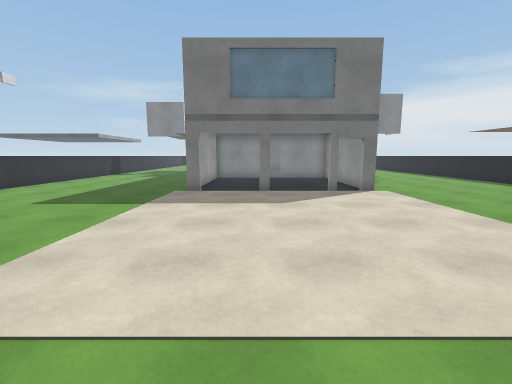
View 1 (above)

24 first-person views from a walk through a scene from a Unity 3-D project. The camera is 1.4 m above the floor, tilts 8° down and sees 90° across. The floor is counted in squares, 1 m on a side. Each view is taken from the middle of a square. On the plan, view 1 faces up. The plan holds only what a view shows up to about 13 squares ahead; the rest is blank. The place goes on beyond the plan. The player is left out. Surface patterns are stand-ins for the level's own textures.

View 2
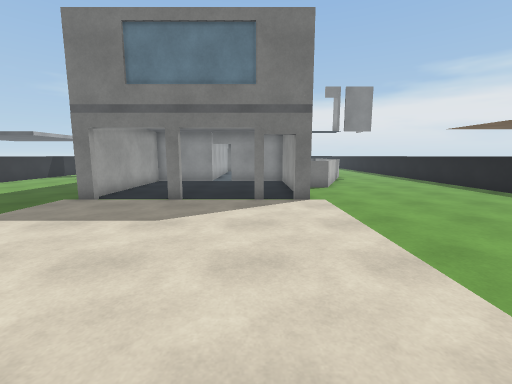

View 3
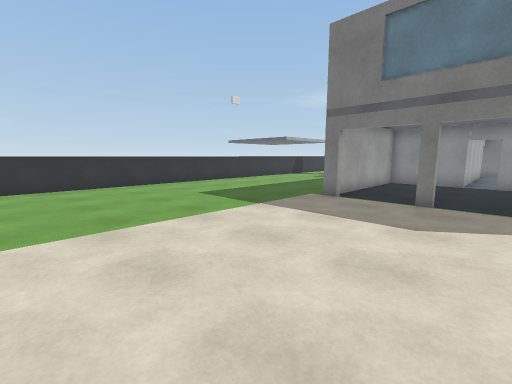

View 4
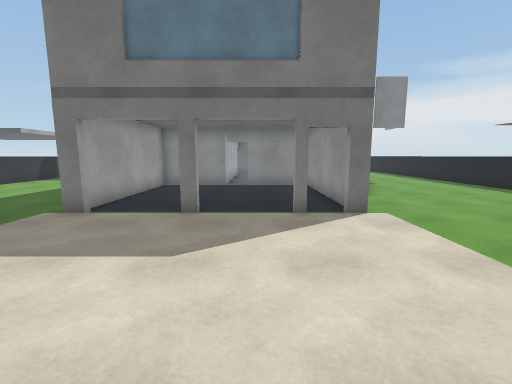

View 5
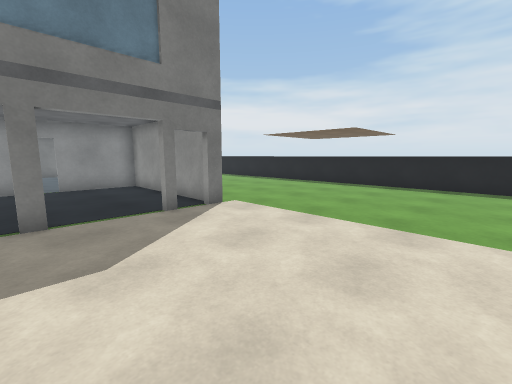

View 6
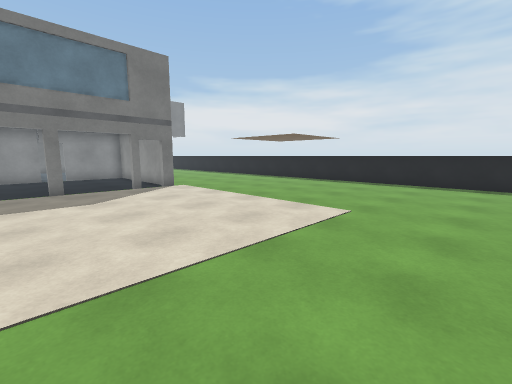

View 7
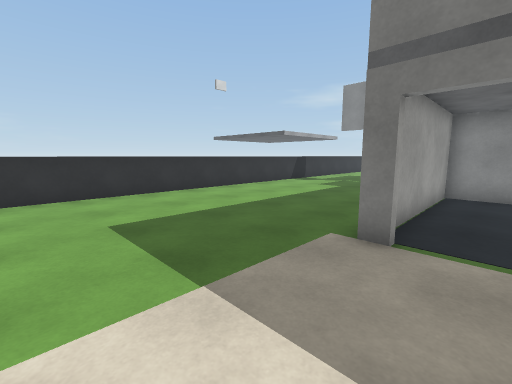

View 8
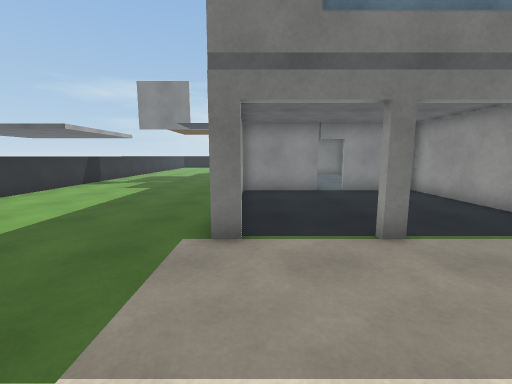

View 9
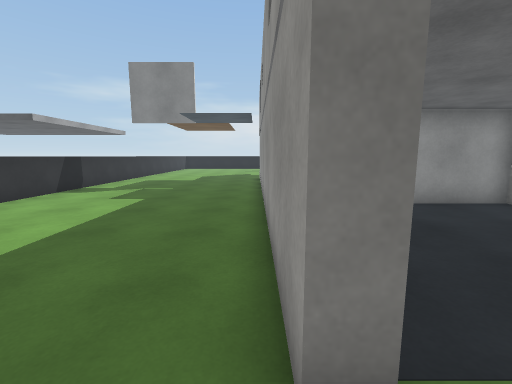

View 10
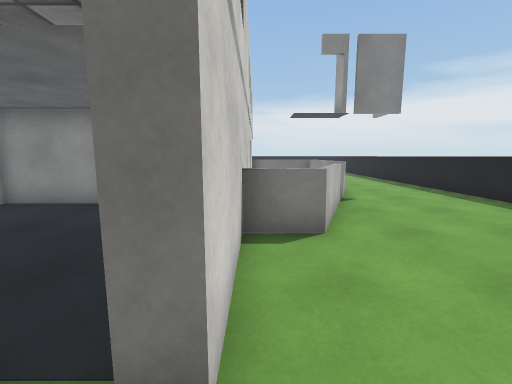

View 11
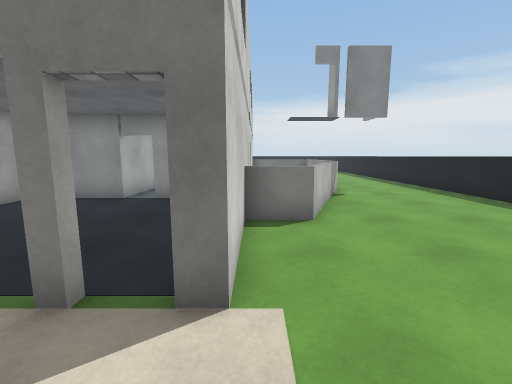

View 12
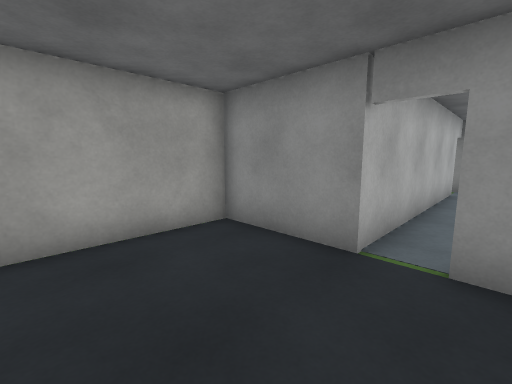

View 13
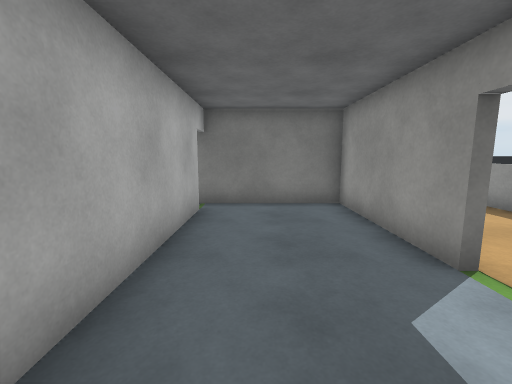

View 14
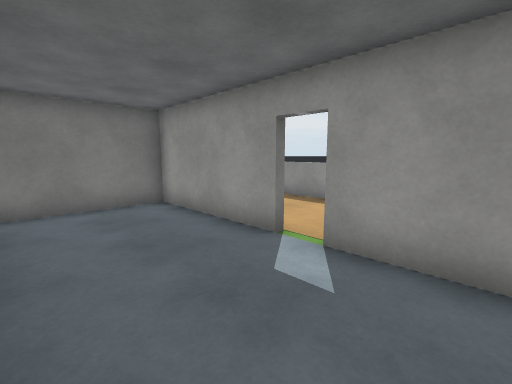

View 15
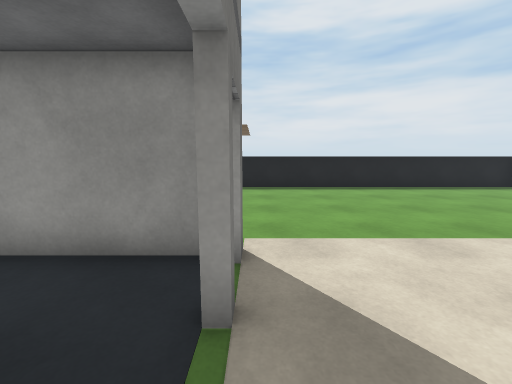

View 16
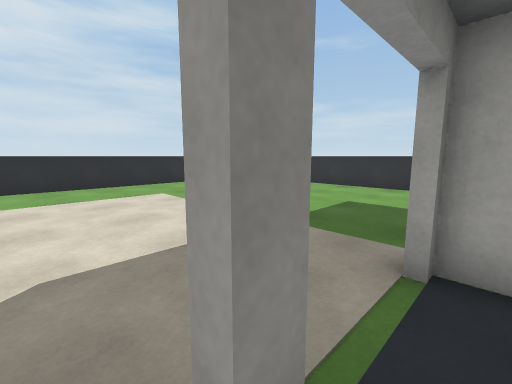

View 17
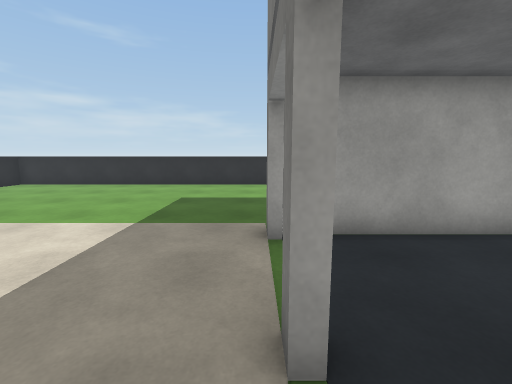

View 18
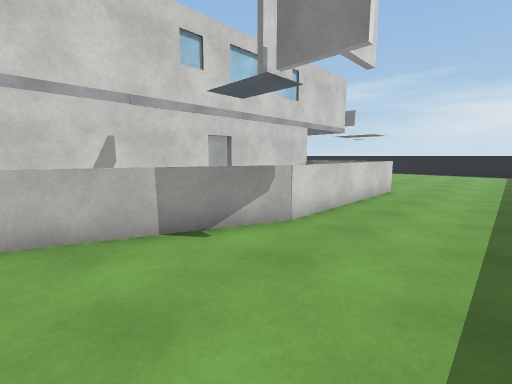

View 19
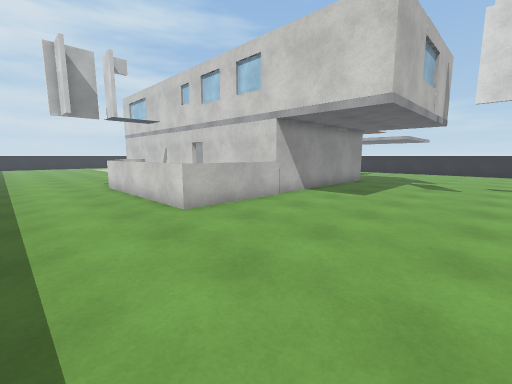

View 20
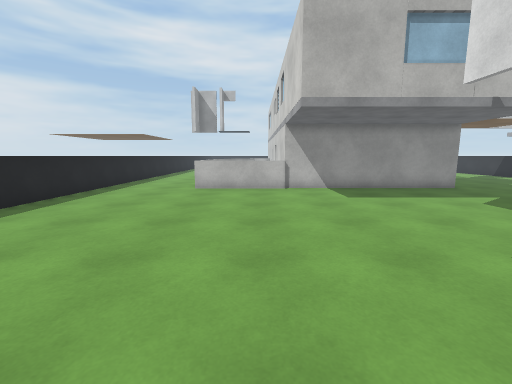

View 21
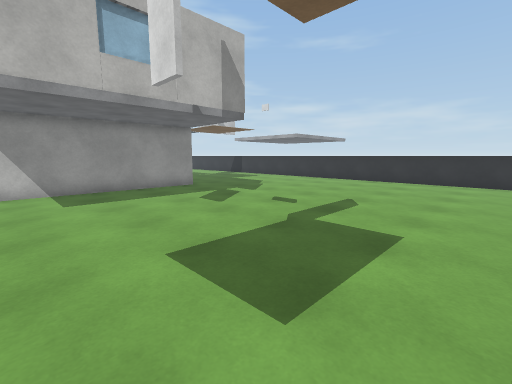

View 22
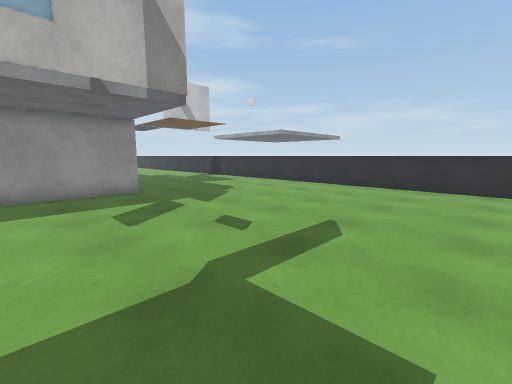

View 23
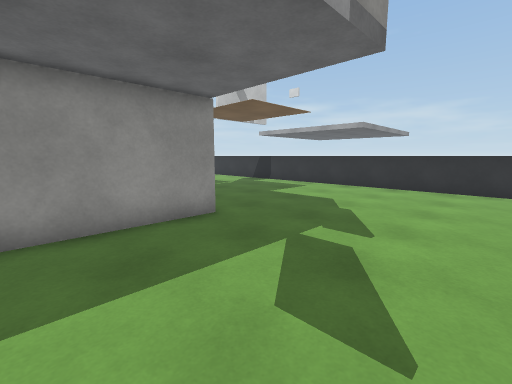

View 24
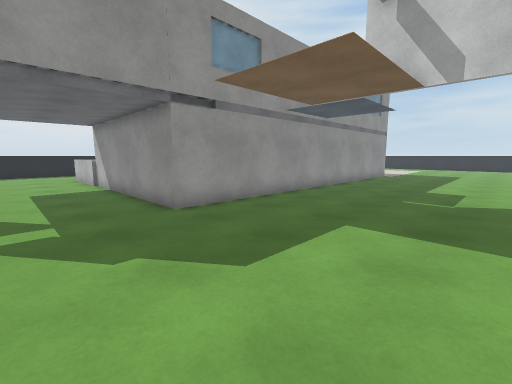

### Floor plan
Points are (right, up) in squares from view 1. A wall is a line through its corners. A room is listed if a view was taken in it or the views show most of it. See-through windows are left out.
Room 1 (views 1, 2, 3, 4, 5, 6, 7, 8, 9, 10, 11, 12, 15, 16, 17, 18, 19, 20, 21, 22, 23, 24)
walls: (0.5, 17.6) (0.5, 16.6) (-2.5, 16.6) (-2.5, 10.4); (0.1, 10.5) (0.6, 10.5); (0.6, 10.2) (0.1, 10.2); (4.5, 10.8) (4.5, 16.6) (1.5, 16.6); (3.4, 10.2) (2.9, 10.2); (-2.1, 10.2) (-2.8, 10.2) (-2.8, 25.8) (8.7, 25.8) (8.7, 19.5) (6.3, 13.6) (4.8, 13.6) (4.8, 10.2) (4.2, 10.2); (-10.8, 22.1) (-10.8, -1.8) (-9.8, -1.8); (12.8, 23.9) (12.8, 30.4); (-4.8, -1.8) (1.1, -1.8); (12.8, -1.9) (12.8, 22.1); (-10.8, 37.1) (-10.8, 24.2)
ways out: opening at (1, 17) to room 2
Room 2 (views 13, 14)
walls: (4.5, 20.9) (4.5, 25.5) (0.2, 25.5); (0.5, 24.8) (0.5, 17.6); (4.5, 17.9) (4.5, 20)
ways out: opening at (1, 17) to room 1; opening at (0, 25); gap at (5, 20.5)

Positions as (right, up) in squares from view 1, and headings:
1: (0, 0), facing up
2: (3, 2), facing up
3: (2, 2), facing up-left
4: (2, 4), facing up
5: (0, 4), facing up-right
6: (-1, -1), facing up-right
7: (-1, 6), facing up-left
8: (-2, 6), facing up
9: (-3, 9), facing up
10: (5, 9), facing up
11: (5, 8), facing up
12: (2, 13), facing up-left
13: (2, 18), facing up
14: (1, 18), facing up-right
15: (1, 10), facing right
16: (1, 11), facing down-left
17: (2, 10), facing left
18: (12, 15), facing up-left
19: (12, 32), facing down-left
20: (6, 37), facing down
21: (4, 37), facing down-left
22: (1, 36), facing down-left
23: (1, 31), facing down-left
24: (-9, 29), facing down-right
